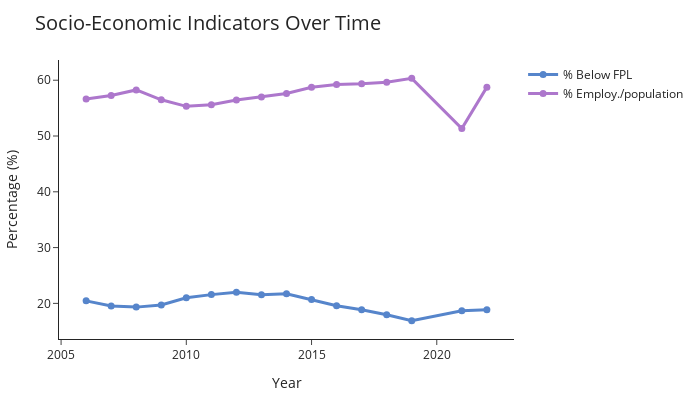

Write notebook code for a chart like this one.
### Code cell
import plotly.graph_objects as go
import pandas as pd

# Prepare data
avg_fpl_by_year = df_eco.groupby('Year')['individuals_below_FPL'].mean().reset_index()
avg_fpl_by_year = avg_fpl_by_year.query("Year >= 2006")
avg_fpl_by_year['% Below FPL'] = avg_fpl_by_year['individuals_below_FPL'] * 100

emp_by_year = df_eco.groupby('Year')['Employement_pop_ratio'].mean().reset_index()
emp_by_year = emp_by_year.query("Year >= 2006")
emp_by_year['Employement_pop_ratio'] = emp_by_year['Employement_pop_ratio'] * 100

#round to 2 decimals
avg_fpl_by_year['% Below FPL'] = avg_fpl_by_year['% Below FPL'].round(2)
emp_by_year['Employement_pop_ratio'] = emp_by_year['Employement_pop_ratio'].round(2)

# Create figure
fig = go.Figure()

# Add FPL line
fig.add_trace(go.Scatter(
    x=avg_fpl_by_year['Year'],
    y=avg_fpl_by_year['% Below FPL'],
    mode='lines+markers',
    name='% Below FPL',
    marker=dict(size=7),
    line=dict(color='rgb(86,133,203)', width=3)
))

# Add Unemployment line
fig.add_trace(go.Scatter(
    x=emp_by_year['Year'],
    y=emp_by_year['Employement_pop_ratio'],
    mode='lines+markers',
    name='% Employ./population',
    marker=dict(size=7),
    line=dict(color='rgb(173, 119, 204)', width=3)
))

# Layout
fig.update_layout(
    title='Socio-Economic Indicators Over Time',
    xaxis_title='Year',
    yaxis_title='Percentage (%)',
    template='simple_white',
    hovermode='x unified',
    title_font=dict(size=20),
    legend=dict(font=dict(size=12)),
    width=700,
    height=400,
    margin=dict(t=60, b=40, l=50, r=30)
)

fig.write_html("../images/fpl_vs_unemployment.html")
fig.show()

### Figure 1 — Plotly figure (JSON) as saved in the notebook; plotly's stock layout.template omitted (floating-point values rounded to 4 significant figures)
{"data": [{"line": {"color": "rgb(86,133,203)", "width": 3}, "marker": {"size": 7}, "mode": "lines+markers", "name": "% Below FPL", "type": "scatter", "x": [2006, 2007, 2008, 2009, 2010, 2011, 2012, 2013, 2014, 2015, 2016, 2017, 2018, 2019, 2021, 2022], "y": [20.45, 19.52, 19.33, 19.71, 21.02, 21.57, 21.98, 21.53, 21.72, 20.69, 19.56, 18.84, 17.96, 16.9, 18.69, 18.88]}, {"line": {"color": "rgb(173, 119, 204)", "width": 3}, "marker": {"size": 7}, "mode": "lines+markers", "name": "% Employ./population", "type": "scatter", "x": [2006, 2007, 2008, 2009, 2010, 2011, 2012, 2013, 2014, 2015, 2016, 2017, 2018, 2019, 2021, 2022], "y": [56.64, 57.26, 58.26, 56.49, 55.32, 55.61, 56.46, 57.01, 57.62, 58.75, 59.23, 59.37, 59.64, 60.34, 51.33, 58.76]}], "layout": {"height": 400, "hovermode": "x unified", "legend": {"font": {"size": 12}}, "margin": {"b": 40, "l": 50, "r": 30, "t": 60}, "title": {"font": {"size": 20}, "text": "Socio-Economic Indicators Over Time"}, "width": 700, "xaxis": {"title": {"text": "Year"}}, "yaxis": {"title": {"text": "Percentage (%)"}}}}
